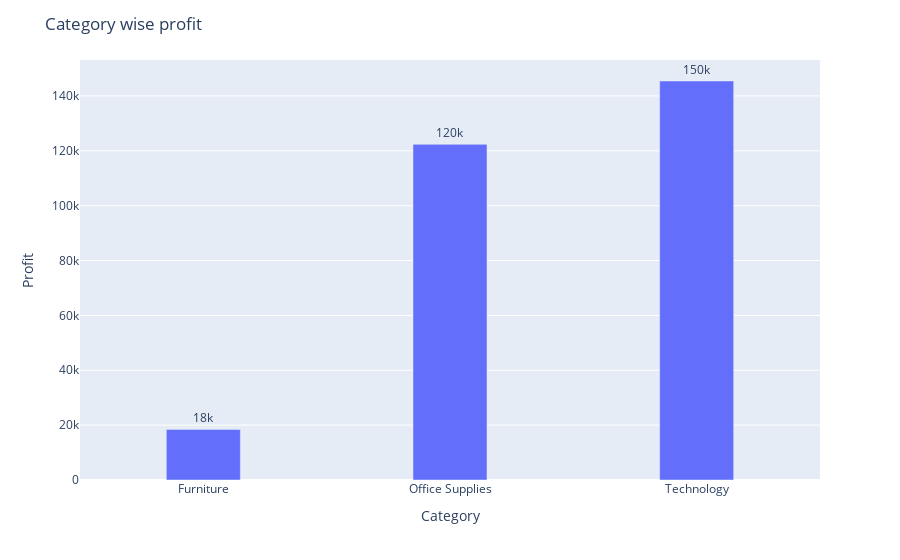

Notebook source saved alongside this figure:
### Markdown cell above
### Visualize by Category with profit

### Code cell
fig = px.bar(Gr_c, x='Category', y='Profit', text='Profit')
fig.update_traces(texttemplate='%{text:.2s}', textposition='outside')
fig.update_layout(uniformtext_minsize=8, uniformtext_mode='hide',bargap=0.7,title='Category wise profit')
fig.show()

### Figure 1 — Plotly figure (JSON) as saved in the notebook; plotly's stock layout.template omitted (floating-point values rounded to 4 significant figures)
{"data": [{"alignmentgroup": "True", "hovertemplate": "Category=%{x}<br>Profit=%{text}<extra></extra>", "legendgroup": "", "marker": {"color": "#636efa"}, "name": "", "offsetgroup": "", "orientation": "v", "showlegend": false, "text": [18420.0, 122400.0, 145500.0], "textposition": "outside", "texttemplate": "%{text:.2s}", "type": "bar", "x": ["Furniture", "Office Supplies", "Technology"], "xaxis": "x", "y": [18420.0, 122400.0, 145500.0], "yaxis": "y"}], "layout": {"bargap": 0.7, "barmode": "relative", "legend": {"tracegroupgap": 0}, "margin": {"t": 60}, "title": {"text": "Category wise profit"}, "uniformtext": {"minsize": 8, "mode": "hide"}, "xaxis": {"anchor": "y", "domain": [0, 1], "title": {"text": "Category"}}, "yaxis": {"anchor": "x", "domain": [0, 1], "title": {"text": "Profit"}}}}
